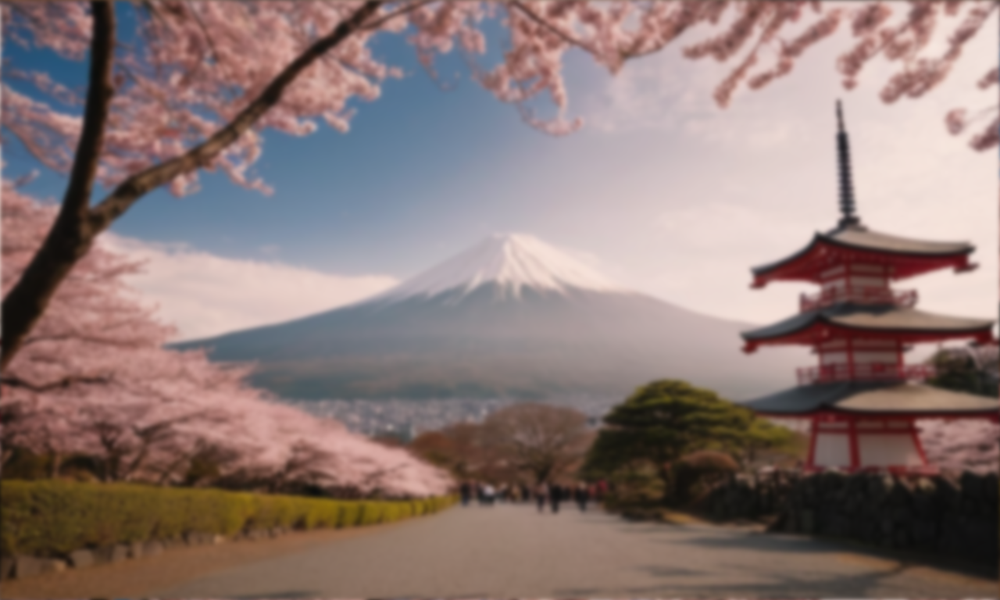
#> input picture images/Japan_blurred.png, 1000 x 600 px, shrunk from 1280 x 768 before the run, found by its file name; the run also reads 1 picture not shown here
$ python labo5.py
#> lines starting #> are read from the running program, lines starting #| are printed output that depends on the picture; after the words box and inside, x2 and y2 are one past the last pixel; in counts of white or black regions, pixels touching at a corner belong together; long printed decimals are rounded
import math
import statistics
import numpy as np
from matplotlib import pyplot as plt
import cv2
from matplotlib.widgets import Slider
from collections import namedtuple

from cv2.typing import MatLike, Scalar
from numpy.typing import ArrayLike

Line = namedtuple("Line", ["rho", "theta"])


def plot_image(image: ArrayLike, title="Title", legend: list[list[str]] = []):
    fig, ax = plt.subplots()
    fig.canvas.manager.set_window_title(title)

    ax.imshow(image)
    [ax.plot([], [], label=entry[0], color=entry[1]) for entry in legend]

    if len(legend):
        ax.legend()

    plt.show()


def cumulative_histogram(image: MatLike):
    hist = cv2.calcHist([image], [0], None, [256], [0, 256])
    cumhist = np.cumsum(hist).astype(np.float64)
    cumhist = cumhist / cumhist[-1]
    return cumhist


def show_comparison(
    function: callable,
    valueList: list[list[int]],
    title="Image",
    show_histogram=True,
    interactive=True,
):
    """
    valueList: list with list items in format [value,valmin,valmax,step]
    function: returns list of 4 images
    """
    values = [e[0] for e in valueList]
    image, result_image = function(*values)
    # Setup figures
    fig = plt.figure(figsize=(40, 30))
    fig.canvas.manager.set_window_title(title)
    rows = 2 if show_histogram else 1
    ax = fig.add_subplot(rows, 2, 1)
    ax.set_title("Original Image")
    ax0 = fig.add_subplot(rows, 2, 2)
    ax0.set_title("Image after Transformation")

    if show_histogram:
        ax1 = fig.add_subplot(4, 2, 5)
        ax1.set_title("Histogram of Original")
        ax1.set_xlim([0, 255])
        ax2 = fig.add_subplot(4, 2, 6, sharex=ax1)
        ax2.set_title("Histogram after Transformation")
        ax3 = fig.add_subplot(4, 2, 7, sharex=ax1)
        ax3.set_title("Cumulative Histogram of Original")
        ax4 = fig.add_subplot(4, 2, 8, sharex=ax1)
        ax4.set_title("Cumulative Histogram after Transformation")

    # Plot data
    def plot_data(image, result_image):
        ax.imshow(image, cmap=plt.get_cmap("gray"))
        ax0.imshow(result_image, cmap=plt.get_cmap("gray"))
        if show_histogram:
            [x.clear() for x in [ax1, ax2, ax3, ax4]]
            ax1.plot(cv2.calcHist([image], [0], None, [256], [0, 256]))
            ax2.plot(cv2.calcHist([result_image], [0], None, [256], [0, 256]))
            ax3.plot(cumulative_histogram(image))
            ax4.plot(cumulative_histogram(result_image))

    plot_data(image, result_image)

    # Add sliders
    if interactive:
        paramsList = [e[1:4] for e in valueList]
        sliders = [0] * len(values)
        for i, (value, params) in enumerate(zip(values, paramsList)):
            fig.subplots_adjust(bottom=0.25)
            slider_axis = fig.add_axes([0.2, 0.2 - (i / 20), 0.65, 0.03])
            sliders[i] = Slider(
                slider_axis,
                "Slider" + str(i),
                valinit=value,
                valmin=params[0],
                valmax=params[1],
                valstep=params[2],
            )

            # Update values when slider value changes
            def sliders_on_changed(val, i):
                values[i] = val
                image, result_image = function(*values)
                plot_data(image, result_image)
                fig.canvas.draw_idle()

            sliders[i].on_changed(lambda val, idx=i: sliders_on_changed(val, idx))

        # Print last values on close
        def on_close(event):
            print(f"Closed {title}: {values}")

        fig.canvas.mpl_connect("close_event", on_close)
    # Show plot
    if not show_histogram:
        plt.tight_layout(pad=10)
    plt.show()


def plot_image(image: ArrayLike, title="Title", legend: list[list[str]] = []):
    fig, ax = plt.subplots()
    fig.canvas.manager.set_window_title(title)

    ax.imshow(image)
    [ax.plot([], [], label=entry[0], color=entry[1]) for entry in legend]

    if len(legend):
        ax.legend()

    plt.show()


def create_gaussian_kernel(size=15, sigma=3):
    """Create a 2D Gaussian kernel."""
    x = np.linspace(-size // 2, size // 2, size)
    y = np.linspace(-size // 2, size // 2, size)
    x, y = np.meshgrid(x, y)
    kernel = np.exp(-(x**2 + y**2) / (2 * sigma**2))
    return kernel / kernel.sum()


def wiener_filter(image_path: str, kernel, k=0.01):
    img = cv2.imread(image_path)

    # Process each channel separately
    restored_channels = []
    for channel in cv2.split(img):
        # Pad the kernel to match image size by placing it in the center
        padded_kernel = np.zeros(channel.shape)
        kh, kw = kernel.shape
        center_y = padded_kernel.shape[0] // 2 - kh // 2
        center_x = padded_kernel.shape[1] // 2 - kw // 2
        padded_kernel[center_y : center_y + kh, center_x : center_x + kw] = kernel

        # Convert to frequency domain
        # H = np.fft.fft2(np.fft.ifftshift(padded_kernel))
        H = np.fft.fft2(np.fft.fftshift(padded_kernel))
        G = np.fft.fft2(channel.astype(float))

        # Apply Wiener filter
        H_conj = np.conj(H)
        H_abs_sq = np.abs(H) ** 2
        F = H_conj / (H_abs_sq + k) * G

        # Convert back to spatial domain
        restored = np.abs(np.fft.ifft2(F))

        # Normalize to [0, 255] range
        restored = (restored - restored.min()) * 255 / (restored.max() - restored.min())
        restored_channels.append(restored.astype(np.uint8))

    # Merge channels back together
    restored_image = cv2.merge(restored_channels)

    # show_results_old(cv2.cvtColor(img, cv2.COLOR_BGR2RGB), cv2.cvtColor(restored_image, cv2.COLOR_BGR2RGB))
    # plot_image(cv2.cvtColor(restored_image, cv2.COLOR_BGR2RGB))
    return [
        cv2.cvtColor(img, cv2.COLOR_BGR2RGB),
        cv2.cvtColor(restored_image, cv2.COLOR_BGR2RGB),
    ]


# -- Opracht 3 --
def draw_lines(lines: list, image: MatLike, color: Scalar):
    for rho, theta in lines:
        a = np.cos(theta)
        b = np.sin(theta)
        x0 = a * rho
        y0 = b * rho
        x1 = int(x0 + 1000 * (-b))
        y1 = int(y0 + 1000 * (a))
        x2 = int(x0 - 1000 * (-b))
        y2 = int(y0 - 1000 * (a))

        # print(f"Line coordinates: ({x1}, {y1}) to ({x2}, {y2})")
        cv2.line(image, (x1, y1), (x2, y2), color, 2)


def are_lines_similar(line1: Line, line2: Line, rho_tolerance=10, theta_tolerance=0.1):
    rho1, theta1 = line1
    rho2, theta2 = line2

    # Normaliseer de rho waarden (kan negatief zijn)
    if rho1 < 0:
        rho1 = -rho1
        theta1 = theta1 + np.pi
    if rho2 < 0:
        rho2 = -rho2
        theta2 = theta2 + np.pi

    # Normaliseer theta waarden tussen 0 en pi
    theta1 = theta1 % np.pi
    theta2 = theta2 % np.pi

    theta_diff = min(abs(theta1 - theta2), np.pi - abs(theta1 - theta2))
    if theta_diff > theta_tolerance:
        return False

    rho_diff = abs(rho1 - rho2)
    return rho_diff <= rho_tolerance


def filter_similar_lines(lines: MatLike, rho_tolerance=10, theta_tolerance=0.1):
    if lines is None:
        return []

    filtered_lines = []
    lines = lines[:, 0]

    for line in lines:
        is_similar = False
        for filtered_line in filtered_lines:
            if are_lines_similar(line, filtered_line, rho_tolerance, theta_tolerance):
                is_similar = True
                break

        if not is_similar:
            filtered_lines.append(line)

    return filtered_lines


def hough(
    filename: str,
    canny_lower_threshold=50,
    canny_upper_threshold=200,
    showAllLines=False,
):
    """
    - canny_upper_threshold: Edges with intensity gradient below this value are discarded
    - canny_lower_threshold: Edges with intensity gradient above this value are included in the output
    """
    image = cv2.imread(filename)
    image_with_lines = image.copy()
    grayscale_image = cv2.cvtColor(image, cv2.COLOR_BGR2GRAY)
    edges = cv2.Canny(grayscale_image, canny_lower_threshold, canny_upper_threshold, apertureSize=3)

    lines = cv2.HoughLines(edges, 1, np.pi / 180, 79)
    filtered_lines = filter_similar_lines(lines)

    if showAllLines:
        draw_lines(filtered_lines, image_with_lines, (0, 255, 0))

    # Filter bijna parallelle lijnen
    parallel_lines: list[Line] = []
    tolerance = 0.1
    for i in range(len(filtered_lines)):
        for j in range(i + 1, len(filtered_lines)):
            rho1, theta1 = filtered_lines[i]
            rho2, theta2 = filtered_lines[j]
            if abs(theta1 - theta2) < tolerance:
                parallel_lines.append(Line(rho1, theta1))
                parallel_lines.append(Line(rho2, theta2))

    draw_lines(parallel_lines, image_with_lines, (0, 0, 255))

    Out = namedtuple("Out", ["images", "lines"])
    return Out([image, image_with_lines], parallel_lines)


def detect_motion_direction_hough(image_path: str, canny_lower_threshold=50, canny_upper_threshold=200):
    lines = hough(image_path, canny_lower_threshold, canny_upper_threshold).lines
    return 90 + statistics.fmean(([math.degrees(line.theta) for line in lines]))


def motion_blur_psf(angle: float, length: int):
    psf = np.zeros((length, length))
    cv2.line(psf, (0, length // 2), (length - 1, length // 2), 1, thickness=1)
    rot_matrix = cv2.getRotationMatrix2D((length / 2, length / 2), angle, 1)
    psf = cv2.warpAffine(psf, rot_matrix, (length, length))
    return psf / psf.sum()  # Normalize the PSF


def andromeda_callback(k: float, length: int):
    angle = detect_motion_direction_hough("images/Andromeda_motion_blurred_correct.png", 40, 80)
    print(angle)
    kernel = motion_blur_psf(180 - angle, length)
    # plot_image(kernel)

    return wiener_filter("images/Andromeda_motion_blurred_correct.png", kernel, k)


def main():
    # Opdracht 1: Wiener filter Japan
    # k=1/10^3
    kernel = create_gaussian_kernel(15, 3)
    plot_image(kernel)
    show_comparison(
        lambda k: wiener_filter("images/Japan_blurred.png", kernel, k),
        [[0.001, 0, 0.01, 0.0001]],
        "Wiener filter Japan",
        interactive=False,
        show_histogram=False,
    )
#> in wiener_filter, img is the input picture: shape (600, 1000, 3); mean B, G, R 117.1, 120.3, 139.3
#> the loop in wiener_filter, `for channel in cv2.split(img):` made 3 passes
#> pass 1, in wiener_filter, `restored = np.abs(np.fft.ifft2(F))`:
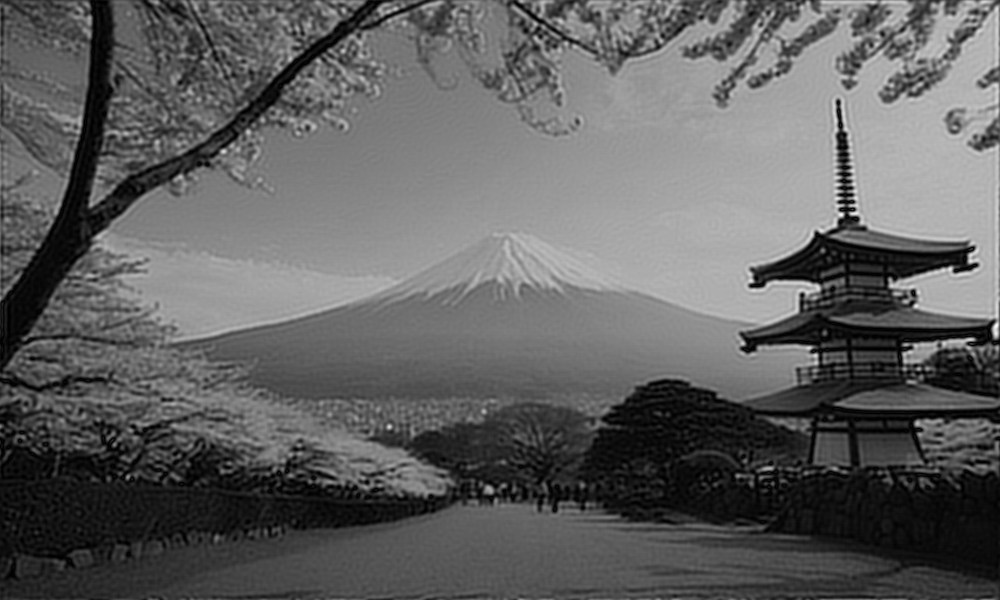
#> restored: shape (600, 1000) float64; min 0.000918, max 309.8, mean 117.1; drawn with min black and max white
#> after the loop in wiener_filter, `for channel in cv2.split(img):`:
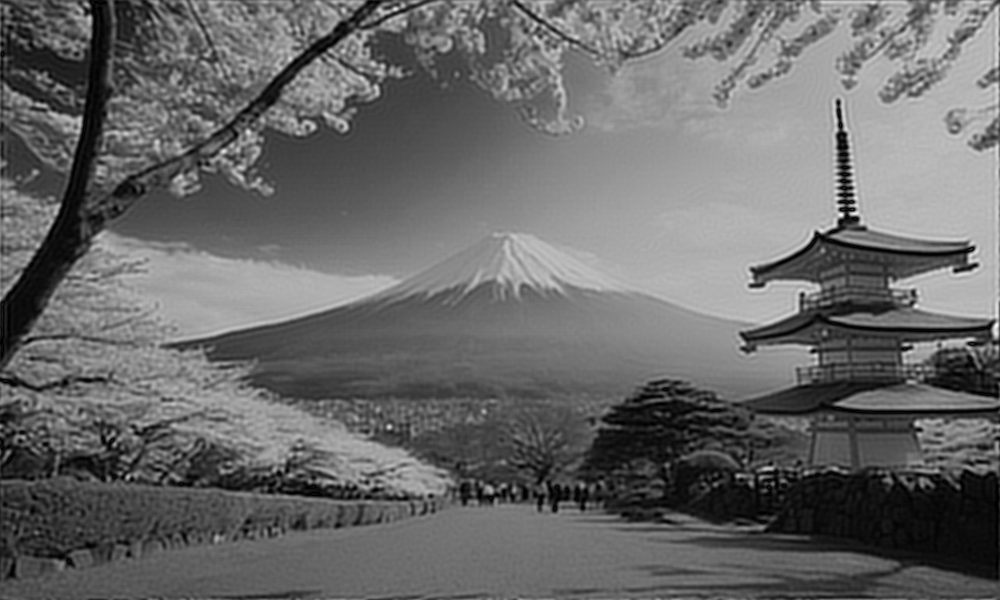
#> restored: shape (600, 1000) float64; min 0, max 255, mean 105.2
#> after the loop in wiener_filter, `for channel in cv2.split(img):`: restored_channels = 3 items
#> in wiener_filter, `restored_image = cv2.merge(restored_channels)`:
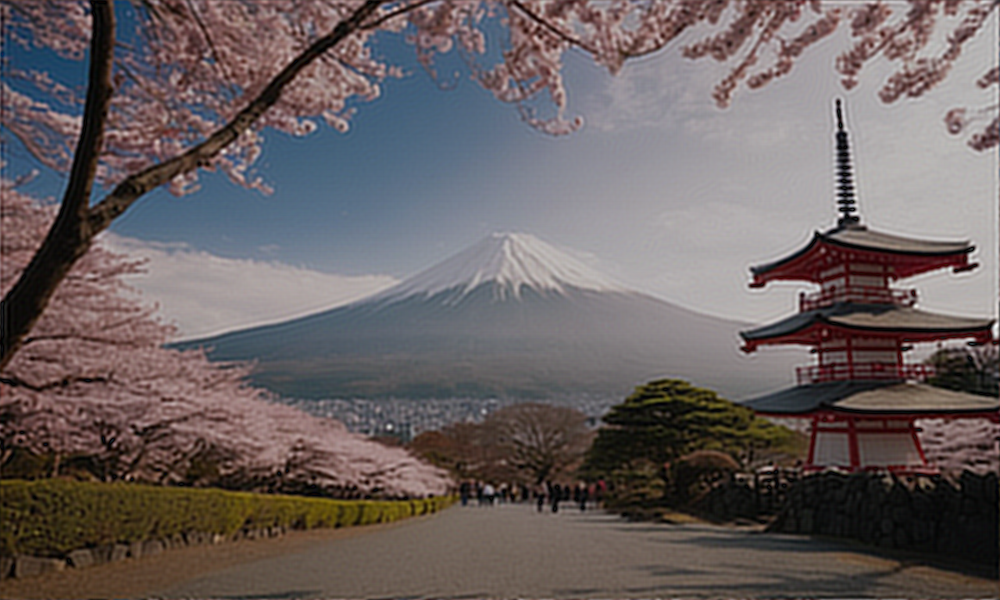
#> restored_image: shape (600, 1000, 3); mean of channels 0, 1, 2 95.9, 95.8, 104.7; drawn as B, G, R

    # Opdracht 2: Wiener filter Japan Noise
    kernel = create_gaussian_kernel(15, 3)
    show_comparison(
        lambda k: wiener_filter("images/Japan_noisy_blurred.png", kernel, k),
        [[0.01, 0, 0.1, 0.0001]],
        "Wiener filter Japan Noise",
        interactive=False,
        show_histogram=False,
    )
#> the loop in wiener_filter (call 2), `for channel in cv2.split(img):` made 3 passes

    # Opdracht 3: Wiener filter Andromeda
    # # Helper used to find canny thresholds
    # show_comparison(
    #     lambda a, b: hough("images/Andromeda_motion_blurred_correct.png", a, b).images,
    #     [[40, 0, 400, 1], [80, 0, 800, 1]],
    #     "Hough Andromeda",
    # )

    show_comparison(
        andromeda_callback,
        [[0.001, 0, 0.005, 0.00001], [80, 60, 100, 1]],
        "Wiener filter Andromeda",
        interactive=False,
        show_histogram=False,
    )
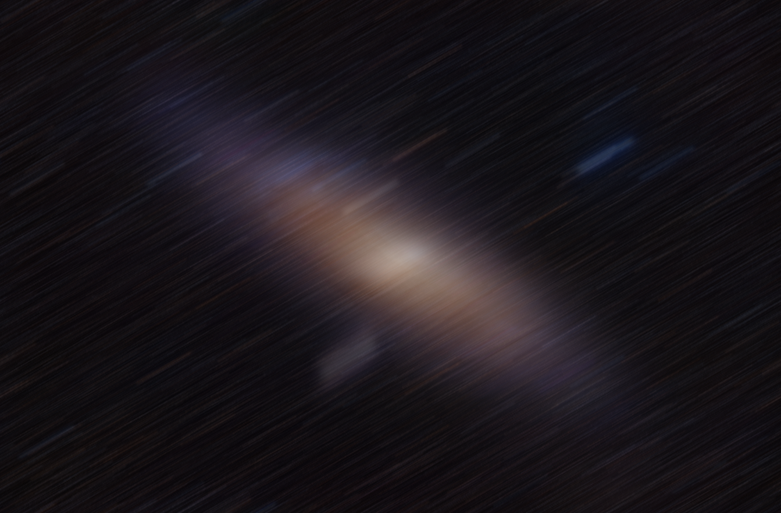
#> input picture images/Andromeda_motion_blurred_correct.png, 781 x 513 px, shrunk from 1000 x 657 before the run, found by its file name
#> in hough, image is the input picture: shape (513, 781, 3); mean B, G, R 27.3, 22.6, 27.4
#> in hough, `edges = cv2.Canny(grayscale_image, canny_lower_threshold, canny_upper_..`:
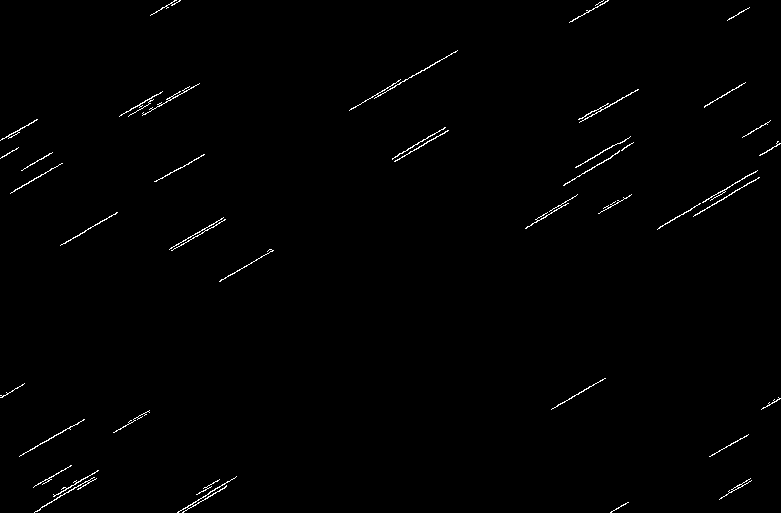
#> edges: shape (513, 781); 0.75% white in thin lines or dots
#> in hough, `lines = cv2.HoughLines(edges, 1, np.pi / 180, 79)`: lines = [[526, 1.05], [535, 1.03], [460, 1.05], [456, 1.01], [433, 1.06], [272, 1.05]]
#> the loop in filter_similar_lines, `for line in lines:` made 6 passes
#> after the loop in filter_similar_lines, `for line in lines:`: filtered_lines = [[526, 1.05], [460, 1.05], [433, 1.06], [272, 1.05]]
#> the loop in hough, `for i in range(len(filtered_lines)):` made 4 passes
#> after the loop in hough, `for i in range(len(filtered_lines)):`: parallel_lines = [(526, 1.05), (460, 1.05), (526, 1.05), (433, 1.06), (526, 1.05), (272, 1.05), (460, 1.05), (433, 1.06), (460, 1.05), (272, 1.05), (433, 1.06), (272, 1.05)]
#> the loop in draw_lines, `for rho, theta in lines:` made 12 passes
#> (rho, theta, a, b, x0, y0, x1, y1) on passes 1 to 12: (526, 1.05, 0.5, 0.866, 263, 455.5, -603, 955), (460, 1.05, 0.5, 0.866, 230, 398.4, -636, 898), (526, 1.05, 0.5, 0.866, 263, 455.5, -603, 955), (433, 1.06, 0.485, 0.875, 209.9, 378.7, -664, 863), (526, 1.05, 0.5, 0.866, 263, 455.5, -603, 955), (272, 1.05, 0.5, 0.866, 136, 235.6, -730, 735), (460, 1.05, 0.5, 0.866, 230, 398.4, -636, 898), (433, 1.06, 0.485, 0.875, 209.9, 378.7, -664, 863), (460, 1.05, 0.5, 0.866, 230, 398.4, -636, 898), (272, 1.05, 0.5, 0.866, 136, 235.6, -730, 735), (433, 1.06, 0.485, 0.875, 209.9, 378.7, -664, 863), (272, 1.05, 0.5, 0.866, 136, 235.6, -730, 735)
#> in detect_motion_direction_hough, `lines = hough(image_path, canny_lower_threshold, canny_upper_threshold..`: lines has the same summary as parallel_lines in hough
#> in andromeda_callback, `angle = detect_motion_direction_hough("images/Andromeda_motion_blurred..`: angle = 150.3
#| 150.250
#> in motion_blur_psf, `cv2.line(psf, (0, length // 2), (length - 1, length // 2), 1, thicknes..`: psf: shape (80, 80) float64; values 0 (black) and 1 (white), 1.2% white in thin lines or dots, all inside (x1, y1, x2, y2) = (0, 40, 80, 41)
#> in motion_blur_psf, `rot_matrix = cv2.getRotationMatrix2D((length / 2, length / 2), angle, 1)`: rot_matrix = [[0.868, 0.496, -14.58], [-0.496, 0.868, 25.12]]
#> in motion_blur_psf, `psf = cv2.warpAffine(psf, rot_matrix, (length, length))`:
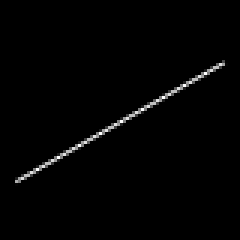
#> psf: shape (80, 80) float64 (shown 3 times larger); min 0, max 1, mean 0.0124
#> call 3 of wiener_filter, with k = 0.001
#> the loop in wiener_filter (call 3), `for channel in cv2.split(img):` made 3 passes
#> in wiener_filter (call 3), `restored_image = cv2.merge(restored_channels)`:
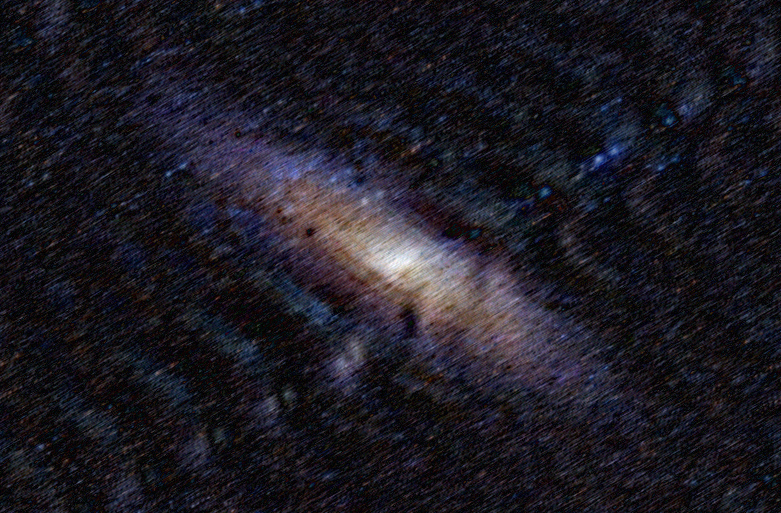
#> restored_image: shape (513, 781, 3); mean of channels 0, 1, 2 34.9, 26.5, 28.8; drawn as B, G, R


if __name__ == "__main__":
    main()
